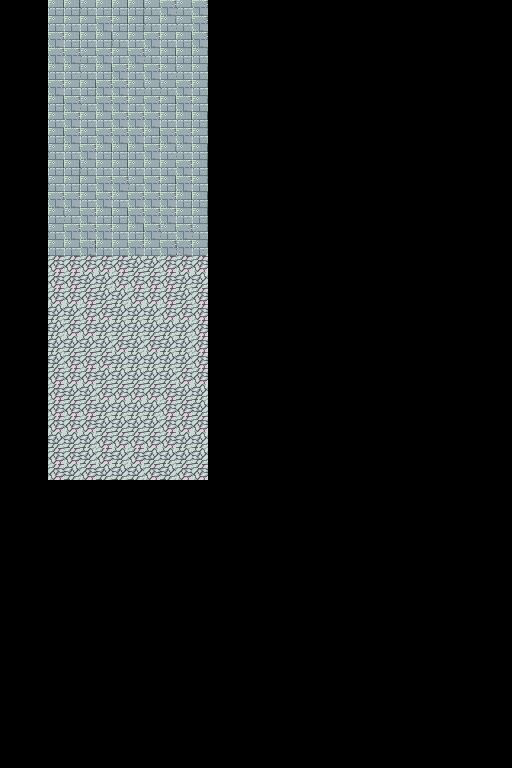

Rendered tile map (Tiled .tmx) drawn with the repository's tilesets; below, a short description and the map source with its tile grids summarised:
An orthogonal 32x48 tile map with 16x16 px tiles, 4 tile layers (ground, walls, elements, top), 2 tilesets and 10 objects (4x collision, spawn_anoying_room, exit_anoying_room, wassa_path1, wassa_path2, ...).

<map version="1.9" tiledversion="1.9.0" orientation="orthogonal" renderorder="right-down" width="32" height="48" tilewidth="16" tileheight="16" infinite="0" nextlayerid="8" nextobjectid="12">
 <tileset firstgid="1" source="walls.tsx" />
 <tileset firstgid="481" source="floor.tsx" />
 <layer id="1" name="ground" width="32" height="48">
  <data>[1536 cells, 300 non-empty, 2 distinct tile ids]</data>
 </layer>
 <layer id="2" name="walls" width="32" height="48">
  <data>[1536 cells, 160 non-empty, 12 distinct tile ids]</data>
 </layer>
 <layer id="3" name="elements" width="32" height="48">
  <data>[1536 cells, 0 non-empty, 0 distinct tile ids]</data>
 </layer>
 <layer id="4" name="top" width="32" height="48">
  <data>[1536 cells, 0 non-empty, 0 distinct tile ids]</data>
 </layer>
 <objectgroup id="5" name="Objects">
  <object id="1" name="spawn_anoying_room" x="111.997" y="418.998">
   <point />
  </object>
  <object id="2" class="collision" x="31.9974" y="-16.0019" width="192" height="272" />
  <object id="3" class="collision" x="31.9974" y="255.998" width="16" height="240" />
  <object id="4" class="collision" x="207.997" y="255.998" width="16" height="240" />
  <object id="5" name="exit_anoying_room" x="114.997" y="455.998" width="27" height="40" />
  <object id="6" class="collision" x="47.9974" y="479.998" width="160" height="16" />
 </objectgroup>
 <objectgroup id="7" name="NPCPaths">
  <object id="8" name="wassa_path1" x="160.004" y="288.001" width="16" height="16" />
  <object id="9" name="wassa_path2" x="160.004" y="272.001" width="16" height="16" />
  <object id="10" name="wassa_path3" x="144.004" y="272.001" width="16" height="16" />
  <object id="11" name="wassa_path4" x="144.004" y="256.001" width="16" height="16" />
 </objectgroup>
</map>
